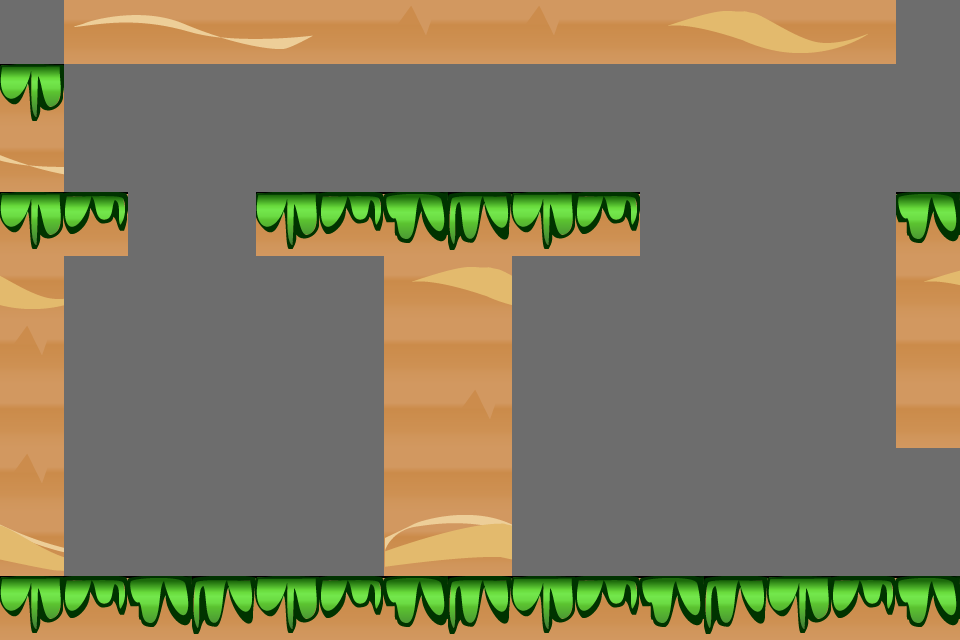

Tiled map render using the project's own tile images. Description and the map definition, with tile-layer contents summarised, below:
An orthogonal 15x10 tile map with 64x64 px tiles, 1 tile layer (foreground), 1 hidden layer not drawn, 2 tilesets and 25 objects (17x Bomb, 2x Up, 2x Coin, Rock, Arrow, ...).

<map version="1.0" orientation="orthogonal" width="15" height="10" tilewidth="64" tileheight="64" backgroundcolor="#6d6d6d">
 <tileset firstgid="1" name="sand" tilewidth="64" tileheight="64">
  <image source="../img/map/sand-tiles-64x64.png" width="256" height="320" />
 </tileset>
 <tileset firstgid="21" name="metatiles" tilewidth="64" tileheight="64">
  <image source="../img/map/metatiles-64x64.png" width="320" height="64" />
  <tile id="0">
   <properties>
    <property name="type" value="solid" />
   </properties>
  </tile>
  <tile id="1">
   <properties>
    <property name="type" value="plataform" />
   </properties>
  </tile>
  <tile id="2">
   <properties>
    <property name="type" value="lslope" />
   </properties>
  </tile>
  <tile id="3">
   <properties>
    <property name="type" value="rslope" />
   </properties>
  </tile>
  <tile id="4">
   <properties>
    <property name="type" value="ladder" />
   </properties>
  </tile>
 </tileset>
 <imagelayer name="background" width="15" height="10">
  <image source="background01" />
 </imagelayer>
 <imagelayer name="foreground" width="15" height="10">
  <image source="foreground01" />
 </imagelayer>
 <layer name="foreground" width="15" height="10">
  <data>[150 cells, 57 non-empty, 19 distinct tile ids]</data>
 </layer>
 <layer name="collision" width="15" height="10" visible="0">
  <data>[150 cells, 58 non-empty, 1 distinct tile ids]</data>
 </layer>
 <objectgroup name="objects" width="15" height="10">
  <object name="Rock" x="896" y="474" width="64" height="101">
   <properties>
    <property name="image" value="player-96x102" />
    <property name="spriteheight" value="102" />
    <property name="spritewidth" value="96" />
   </properties>
  </object>
  <object name="Up" x="512" y="512" width="64" height="64" />
  <object name="Arrow" x="944" y="64" width="13" height="128">
   <properties>
    <property name="to" value="stage-01.10" />
   </properties>
  </object>
  <object name="Detonator" x="384" y="128" width="64" height="64" />
  <object name="Bomb" x="896" y="128" width="64" height="64" />
  <object name="Bomb" x="896" y="64" width="64" height="64" />
  <object name="Down" x="512" y="128" width="64" height="64" />
  <object name="Coin" x="128" y="448" width="64" height="64" />
  <object name="Coin" x="192" y="448" width="64" height="64" />
  <object name="Bomb" x="64" y="320" width="64" height="64" />
  <object name="Bomb" x="64" y="256" width="64" height="64" />
  <object name="Bomb" x="64" y="384" width="64" height="64" />
  <object name="Bomb" x="128" y="384" width="64" height="64" />
  <object name="Bomb" x="128" y="256" width="64" height="64" />
  <object name="Bomb" x="128" y="320" width="64" height="64" />
  <object name="Bomb" x="320" y="384" width="64" height="64" />
  <object name="Bomb" x="320" y="256" width="64" height="64" />
  <object name="Bomb" x="320" y="320" width="64" height="64" />
  <object name="Bomb" x="192" y="384" width="64" height="64" />
  <object name="Bomb" x="256" y="384" width="64" height="64" />
  <object name="Bomb" x="192" y="256" width="64" height="64" />
  <object name="Bomb" x="256" y="256" width="64" height="64" />
  <object name="Bomb" x="192" y="320" width="64" height="64" />
  <object name="Bomb" x="256" y="320" width="64" height="64" />
  <object name="Up" x="128" y="512" width="64" height="64" />
 </objectgroup>
</map>
